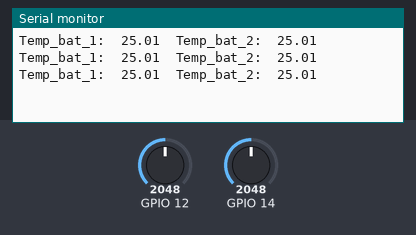
Recording of a program running on a simulated ESP32. Shown: the last lines printed to the serial monitor. The test bench sets the inputs (shaded band); at power-on: GPIO 12 = 2048, GPIO 14 = 2048.

Above: at 1.3 s.
1.4 s: GPIO 12 set to 2866
At 1.9 s:
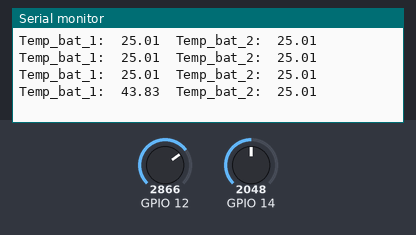
2.9 s: GPIO 14 set to 2866
At 3.4 s:
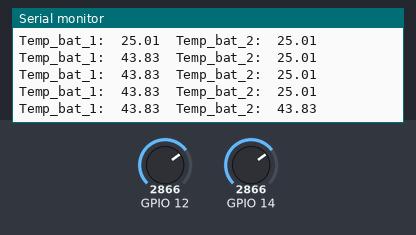
4.4 s: GPIO 12 set to 3603
At 4.9 s:
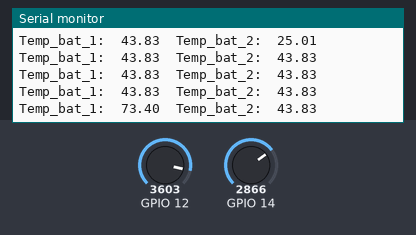
5.9 s: GPIO 14 set to 3603
At 6.4 s:
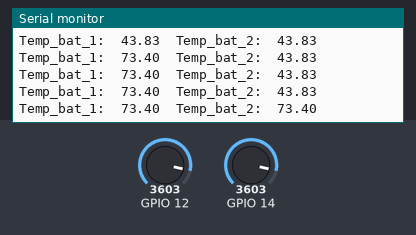
Timing chart, 0 to 8.4 s (numbered marks = the images above; inputs shaded):
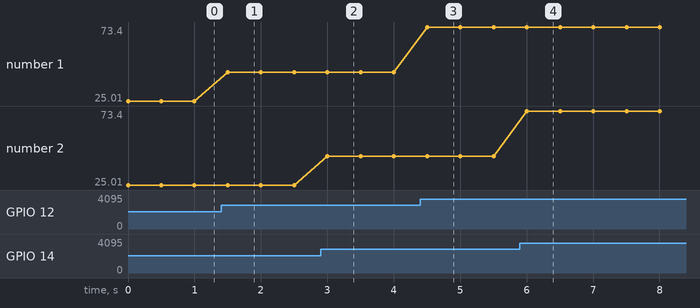

Measured:
- after the input at 1.4 s, the serial monitor: prints a new line after 0.10 s (image 1)
- after the input at 2.9 s, the serial monitor: prints a new line after 0.10 s (image 2)
- after the input at 4.4 s, the serial monitor: prints a new line after 0.10 s (image 3)
- after the input at 5.9 s, the serial monitor: prints a new line after 0.11 s (image 4)
- plotted number 1: 25.01 → 43.83 after the input at 1.4 s, 43.83 → 73.4 after the input at 4.4 s

The program:

main.cpp
```cpp
#include <Arduino.h>

double temp[3] = {0.0, 0.0, 0.0};
void ler_temp(uint8_t pin){
  double  Rsup = 10000.0,                         //Resistor superior
          Rd0 = 10000.0,                          //Resistencia do NTC a 25°C
          T0 = 298.15,                            //25°C em Kelvin
          T1 = 273.15,                             //Temperatura de referência 1
          T2 = 373.15,                             //Temperatura de referêcia 2
          RT1 = 35563.0,                          //Reseistência do NTC em T1
          RT2 = 549.4,                            //Resistência do NTC em T2
          beta = log(RT1/RT2)/((1/T1)-(1/T2)),    //Constante do termistor
          Rinf = Rd0*exp(-beta/T0),               //Parâmetro de resistência
          Vadc = 0.0,                             //Tensão lida pelo ADC
          Rntc = 0.0;                             //Resistencia do NTC

  float leitura = analogRead(pin);// lerAnalog(A0);
  Vadc = (3.3*leitura)/4095;
  Rntc = ((10000*3.3)-(Vadc*10000))/Vadc;
  temp[0] = beta/log(Rntc/Rinf);                  //Temperatura em Kelvin
  temp[1] = temp[0] - 273.15;                     //Remperatura em Celsius
  temp[2] = (temp[1] * 9/5) + 32;
}
void setup() {
  Serial.begin(9600);
  pinMode(36,INPUT);

}

void loop() {
  char escala[] = "KCF";
  ler_temp(12);
  Serial.print("Temp_bat_1:\t");
  //for(int i = 0; i <= 2; i++){
    Serial.print(temp[1]);Serial.print("\t");
  //}
  ler_temp(14);
  Serial.print("Temp_bat_2:\t");
  //for(int i = 0; i <= 2; i++){
    Serial.print(temp[1]);Serial.print("\t");
  //}
  Serial.println();
  delay(500);
}
```
